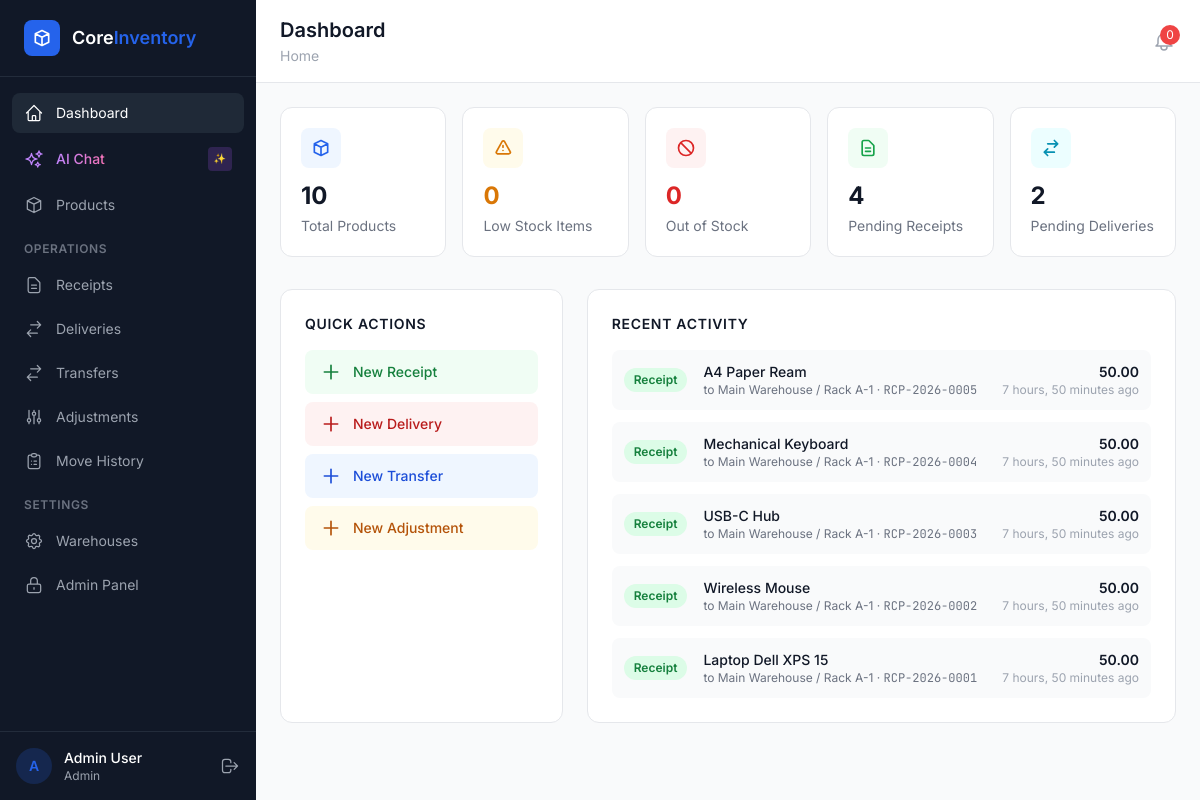
/dashboard/ (signed in), run on an earlier commit of the app's database.
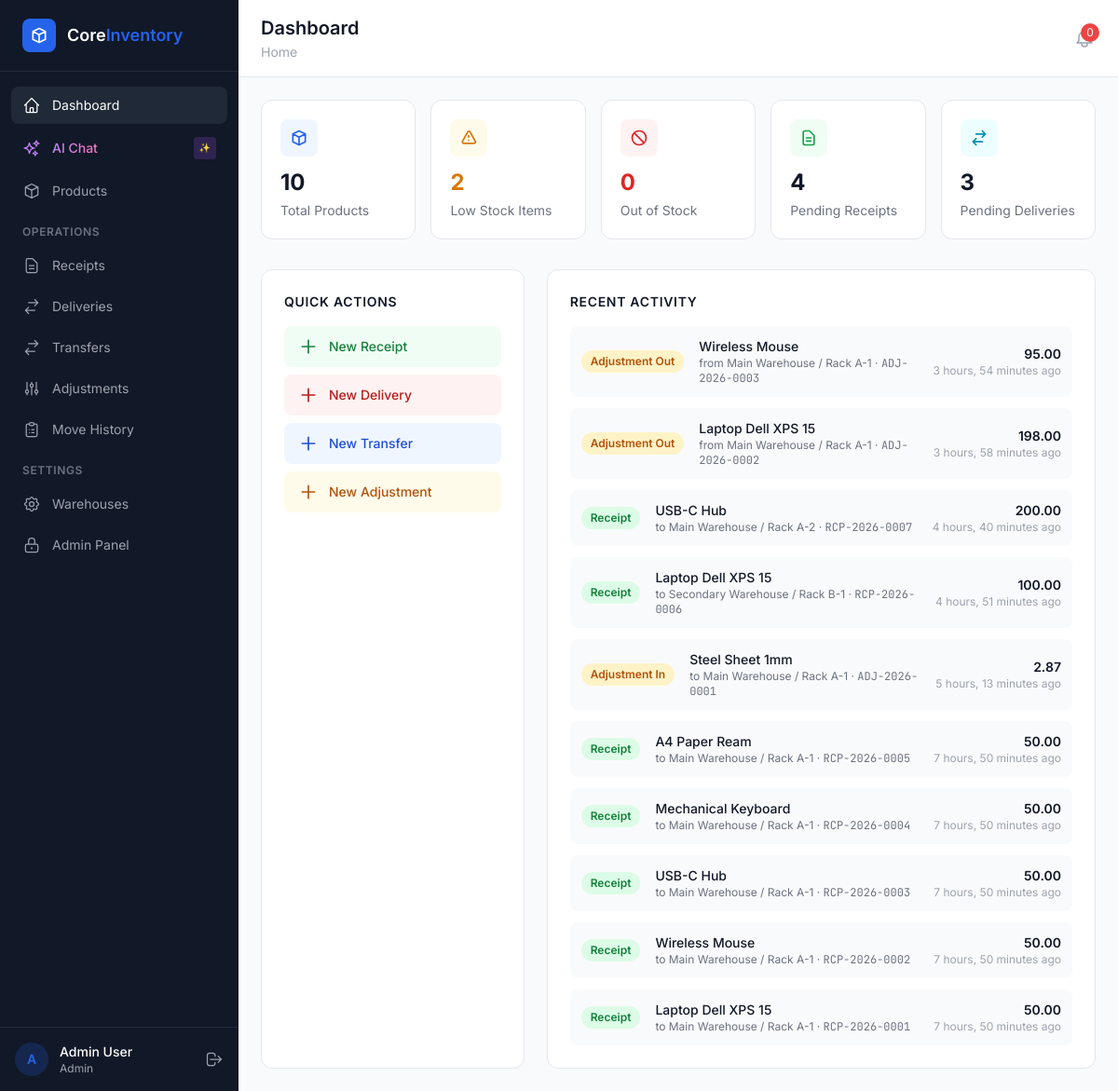
And on a later commit of the database.
### apps/ledger/models.py (models this page shows, shortened)
class StockMove(models.Model):
    MOVE_TYPE_CHOICES = [
        ('receipt', 'Receipt'),
        ('delivery', 'Delivery'),
        ('transfer_out', 'Transfer Out'),
        ('transfer_in', 'Transfer In'),
        ('adjustment_in', 'Adjustment In'),
        ('adjustment_out', 'Adjustment Out'),
    ]
    product = models.ForeignKey(
        'products.Product',
        on_delete=models.PROTECT,
        related_name='stock_moves',
    )
    from_location = models.ForeignKey(
        'warehouses.Location',
        on_delete=models.SET_NULL,
        null=True,
        blank=True,
        related_name='moves_out',
    )
    to_location = models.ForeignKey(
        'warehouses.Location',
        on_delete=models.SET_NULL,
        null=True,
        blank=True,
        related_name='moves_in',
    )
    quantity = models.DecimalField(
        max_digits=12, decimal_places=2,
        help_text='Always positive',
    )
    move_type = models.CharField(max_length=20, choices=MOVE_TYPE_CHOICES)
    reference_type = models.CharField(
        max_length=50,
        help_text='e.g. Receipt, Delivery, Transfer, Adjustment',
    )
    reference_id = models.PositiveIntegerField(
        help_text='Links to source document PK',
    )
    reference_ref = models.CharField(
        max_length=20,
        help_text='e.g. RCP-2026-0042',
    )
    notes = models.TextField(blank=True)
    created_by = models.ForeignKey(
        settings.AUTH_USER_MODEL,
        on_delete=models.PROTECT,
        related_name='stock_moves',
    )
    created_at = models.DateTimeField(auto_now_add=True)
    class Meta:
        ordering = ['-created_at']

### apps/products/models.py (models this page shows, shortened)
class Product(models.Model):
    name = models.CharField(max_length=255)
    sku = models.CharField(
        max_length=20,
        unique=True,
        blank=True,
        help_text='Auto-generated if blank: PRD-XXXXXX',
    )
    category = models.ForeignKey(
        ProductCategory,
        on_delete=models.SET_NULL,
        null=True,
        blank=True,
        related_name='products',
    )
    unit = models.ForeignKey(
        UnitOfMeasure,
        on_delete=models.PROTECT,
        related_name='products',
    )
    description = models.TextField(blank=True)
    image = models.ImageField(upload_to='products/', blank=True, null=True)
    reorder_point = models.DecimalField(
        max_digits=12, decimal_places=2, default=0,
        help_text='Low stock threshold',
    )
    is_active = models.BooleanField(default=True)
    created_at = models.DateTimeField(auto_now_add=True)
    updated_at = models.DateTimeField(auto_now=True)
    class Meta:
        ordering = ['name']

### apps/warehouses/models.py (models this page shows, shortened)
class Location(models.Model):
    warehouse = models.ForeignKey(
        Warehouse,
        on_delete=models.CASCADE,
        related_name='locations',
    )
    name = models.CharField(max_length=255, help_text='e.g. Rack A-3, Production Floor')
    coordinates = models.CharField(max_length=100, blank=True, help_text='Optional coordinates')
    is_active = models.BooleanField(default=True)
    class Meta:
        ordering = ['warehouse', 'name']
    def __str__(self):
        return f'{self.warehouse.name} / {self.name}'

class Warehouse(models.Model):
    name = models.CharField(max_length=255)
    address = models.TextField(blank=True)
    is_active = models.BooleanField(default=True)
    class Meta:
        ordering = ['name']

### apps/dashboard/views.py (the view)
# urls.py: path('', views.dashboard_view, name='index'),
@login_required
def dashboard_view(request):
    total_products = Product.objects.filter(is_active=True).count()
    stock_totals = (
        Stock.objects.filter(product__is_active=True)
        .values('product')
        .annotate(total_qty=Sum('quantity'))
    )
    low_stock_count = 0
    out_of_stock_count = 0
    for entry in stock_totals:
        product = Product.objects.get(pk=entry['product'])
        if entry['total_qty'] <= 0:
            out_of_stock_count += 1
        elif entry['total_qty'] <= product.reorder_point:
            low_stock_count += 1
    pending_receipts = Receipt.objects.filter(
        status__in=['draft', 'waiting', 'ready']
    ).count()
    pending_deliveries = Delivery.objects.filter(
        status__in=['draft', 'waiting', 'ready']
    ).count()
    recent_moves = StockMove.objects.select_related(
        'product', 'from_location', 'to_location', 'created_by'
    ).order_by('-created_at')[:15]
    context = {
        'total_products': total_products,
        'low_stock_count': low_stock_count,
        'out_of_stock_count': out_of_stock_count,
        'pending_receipts': pending_receipts,
        'pending_deliveries': pending_deliveries,
        'recent_moves': recent_moves,
    }
    if hasattr(request, 'htmx') and request.htmx:
        return render(request, 'dashboard/partials/kpis.html', context)
    return render(request, 'dashboard/index.html', context)

### apps/access/templatetags/access_tags.py (called while the page is built)
@register.simple_tag
def has_permission(user, codename):
    return has_user_permission(user, codename)

### templates/dashboard/index.html (shortened to what the changed rows need)
{% extends "base.html" %}
{% load access_tags %}
{% block page_title %}Dashboard{% endblock %}
{% block content %}
<div id="kpi-row" class="grid grid-cols-1 md:grid-cols-3 lg:grid-cols-5 gap-4 mb-8"
     hx-get="/dashboard/kpis/" hx-trigger="every 60s" hx-target="#kpi-row" hx-swap="innerHTML">
    <a href="/products/?stock_status=low" class="bg-white rounded-xl border border-gray-200 p-5 hover:shadow-md transition-shadow block">
        <div class="flex items-center justify-between mb-3">
            <div class="w-10 h-10 bg-amber-50 rounded-lg flex items-center justify-center">
            </div>
        </div>
        <p class="text-2xl font-bold text-amber-600">{{ low_stock_count }}</p>
        <p class="text-sm text-gray-500 mt-1">Low Stock Items</p>
    </a>
    <a href="/deliveries/" class="bg-white rounded-xl border border-gray-200 p-5 hover:shadow-md transition-shadow block">
        <div class="flex items-center justify-between mb-3">
            <div class="w-10 h-10 bg-cyan-50 rounded-lg flex items-center justify-center">
            </div>
        </div>
        <p class="text-2xl font-bold text-gray-900">{{ pending_deliveries }}</p>
        <p class="text-sm text-gray-500 mt-1">Pending Deliveries</p>
    </a>
</div>
<div class="grid grid-cols-1 lg:grid-cols-3 gap-6">
            {% has_permission request.user 'can_create_receipt' as can_receipt %}
            {% has_permission request.user 'can_create_delivery' as can_delivery %}
            {% has_permission request.user 'can_create_transfer' as can_transfer %}
            {% has_permission request.user 'can_create_adjustment' as can_adjust %}
    <div class="lg:col-span-2 bg-white rounded-xl border border-gray-200 p-6">
        {% if recent_moves %}
        <div class="space-y-3">
            {% for move in recent_moves %}
            <div class="flex items-center gap-4 p-3 rounded-lg bg-gray-50 hover:bg-gray-100 transition-colors">
                <span class="inline-flex items-center px-2.5 py-1 rounded-full text-xs font-semibold
                    {% if move.move_type == 'receipt' %}bg-green-100 text-green-700
                    {% elif move.move_type == 'delivery' %}bg-red-100 text-red-700
                    {% elif move.move_type == 'transfer_in' or move.move_type == 'transfer_out' %}bg-blue-100 text-blue-700
                    {% else %}bg-amber-100 text-amber-700{% endif %}">
                    {{ move.get_move_type_display }}
                </span>
                <div class="flex-1 min-w-0">
                    <p class="text-sm font-medium text-gray-900 truncate">{{ move.product.name }}</p>
                    <p class="text-xs text-gray-500">
                        {% if move.from_location %}from {{ move.from_location }}{% endif %}
                        {% if move.to_location %}to {{ move.to_location }}{% endif %}
                        · <span class="font-mono">{{ move.reference_ref }}</span>
                    </p>
                </div>
                <div class="text-right">
                    <p class="text-sm font-semibold text-gray-900">{{ move.quantity }}</p>
                    <p class="text-xs text-gray-400">{{ move.created_at|timesince }} ago</p>
                </div>
            </div>
            {% endfor %}
        </div>
        {% endif %}
    </div>
</div>
{% endblock %}

What changed in the data, as far as the page shows it:
added StockMove: move_type "Adjustment Out", product.name "Wireless Mouse", from_location "Main Warehouse / Rack A-1", reference_ref "ADJ-2026-0003", quantity "95.00", created_at "3 hours, 54 minutes"
added StockMove: move_type "Adjustment Out", product.name "Laptop Dell XPS 15", from_location "Main Warehouse / Rack A-1", reference_ref "ADJ-2026-0002", quantity "198.00", created_at "3 hours, 58 minutes"
added StockMove: move_type "Receipt", product.name "USB-C Hub", to_location "Main Warehouse / Rack A-2", reference_ref "RCP-2026-0007", quantity "200.00", created_at "4 hours, 40 minutes"
added StockMove: move_type "Receipt", product.name "Laptop Dell XPS 15", to_location "Secondary Warehouse / Rack B-1", reference_ref "RCP-2026-0006", quantity "100.00", created_at "4 hours, 51 minutes"
added StockMove: move_type "Adjustment In", product.name "Steel Sheet 1mm", to_location "Main Warehouse / Rack A-1", reference_ref "ADJ-2026-0001", quantity "2.87", created_at "5 hours, 13 minutes"
Also different on the page:
{{ low_stock_count }}: "0" → "2"
{{ pending_deliveries }}: "2" → "3"
